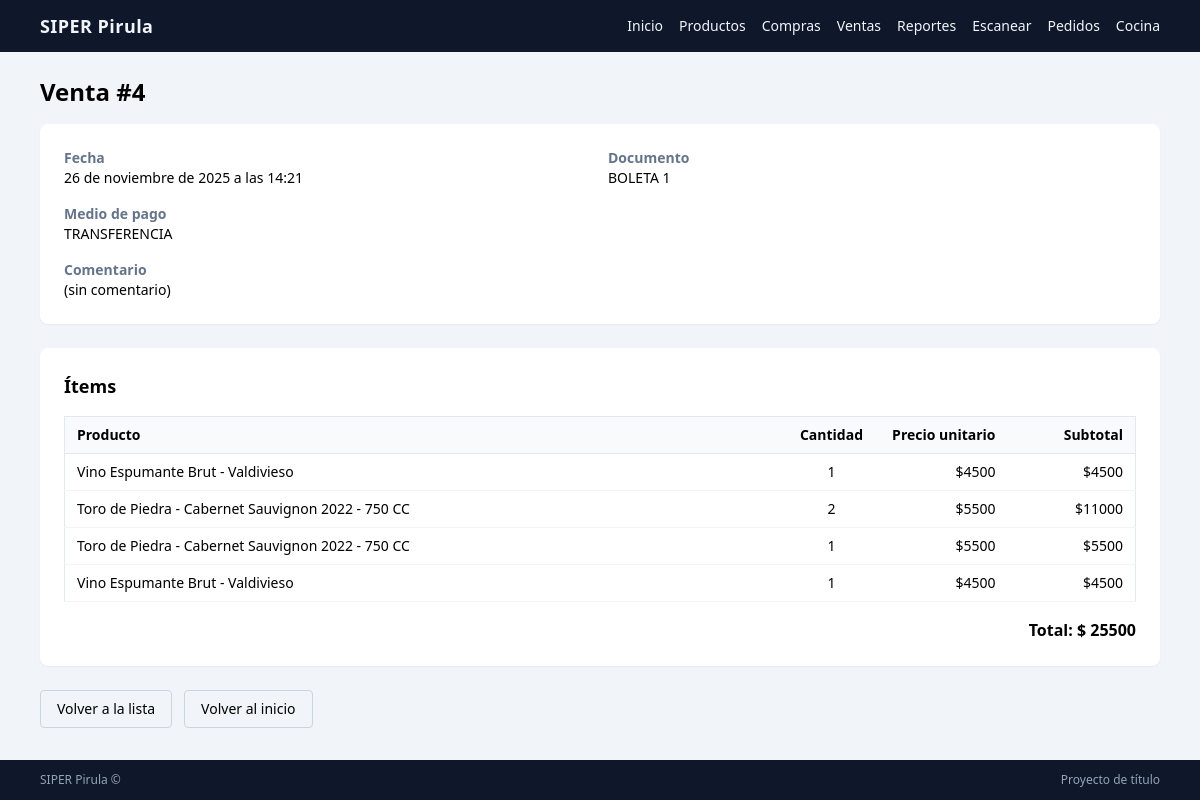
The page /ventas/4/ (signed in) on the database its author committed.
### ventas/models.py (models this page shows, shortened)
class Venta(models.Model):
    DOC_BOLETA = "BOLETA"
    DOC_FACTURA = "FACTURA"
    DOC_SIN_DOC = "SIN_DOC"
    DOC_TIPO_CHOICES = [
        (DOC_BOLETA, "Boleta"),
        (DOC_FACTURA, "Factura"),
        (DOC_SIN_DOC, "Sin documento"),
    ]
    MED_EFECTIVO = "EFECTIVO"
    MED_DEBITO = "DEBITO"
    MED_CREDITO = "CREDITO"
    MED_TRANSFERENCIA = "TRANSFERENCIA"
    MEDIO_PAGO_CHOICES = [
        (MED_EFECTIVO, "Efectivo"),
        (MED_DEBITO, "Tarjeta débito"),
        (MED_CREDITO, "Tarjeta crédito"),
        (MED_TRANSFERENCIA, "Transferencia"),
    ]
    EST_ABIERTA = "ABIERTA"
    EST_CERRADA = "CERRADA"
    EST_ANULADA = "ANULADA"
    ESTADO_CHOICES = [
        (EST_ABIERTA, "Abierta"),
        (EST_CERRADA, "Cerrada"),
        (EST_ANULADA, "Anulada"),
    ]
    negocio = models.ForeignKey(Negocio, on_delete=models.PROTECT)
    fecha = models.DateTimeField(auto_now_add=True)
    doc_tipo = models.CharField(
        max_length=10,
        choices=DOC_TIPO_CHOICES,
        default=DOC_BOLETA,
    )
    doc_num = models.CharField(
        "Número documento",
        max_length=20,
        blank=True,
        null=True,
    )
    medio_pago = models.CharField(
        max_length=15,
        choices=MEDIO_PAGO_CHOICES,
        default=MED_EFECTIVO,
    )
    comentario = models.CharField(max_length=200, blank=True, null=True)
    estado = models.CharField(
        max_length=10,
        choices=ESTADO_CHOICES,
        default=EST_CERRADA,  # o ABIERTA, según flujo
    )
    class Meta:
        db_table = "venta"
        ordering = ["-fecha"]
    @property
    def total(self):
        return sum(item.subtotal for item in self.items.all())

class VentaItem(models.Model):
    venta = models.ForeignKey(
        Venta,
        related_name="items",
        on_delete=models.CASCADE,
    )
    producto = models.ForeignKey(
        Producto,
        on_delete=models.PROTECT,
    )
    cantidad = models.PositiveIntegerField()
    precio_unit = models.PositiveIntegerField(
        help_text="Precio de venta en pesos chilenos"
    )
    descuento_pct = models.DecimalField(
        max_digits=5,
        decimal_places=2,
        default=0,
        help_text="Descuento porcentual sobre este ítem (0–100)",
    )
    class Meta:
        db_table = "venta_item"
    @property
    def subtotal_bruto(self):
        return self.cantidad * self.precio_unit
    @property
    def subtotal(self):
        bruto = self.subtotal_bruto
        if self.descuento_pct:
            return int(bruto * (1 - float(self.descuento_pct) / 100))
        return bruto

### inventario/models.py (models this page shows, shortened)
class Producto(models.Model):
    negocio = models.ForeignKey(Negocio, on_delete=models.PROTECT)
    sku = models.CharField(max_length=40, blank=True, null=True)
    ean = models.CharField("Código de barras", max_length=40, unique=True)
    nombre = models.CharField(max_length=120)
    categoria = models.ForeignKey(Categoria, on_delete=models.PROTECT)
    precio = models.PositiveIntegerField(default=0, help_text="Precio de venta en pesos chilenos")
    costo = models.PositiveIntegerField(default=0, help_text="Costo en pesos chilenos")
    stock_min = models.IntegerField(default=0)
    ubicacion = models.CharField(max_length=60, blank=True, null=True)
    activo = models.BooleanField(default=True)
    imagen = models.ImageField(
        upload_to="productos/",
        blank=True,
        null=True,
    )
    class Meta:
        db_table = "producto"

### ventas/views.py (the view)
# urls.py: path("<int:pk>/", VentaDetalleView.as_view(), name="venta_detalle"),
class VentaDetalleView(LoginRequiredMixin, DetailView):
    model = Venta
    template_name = "ventas/venta_detalle.html"
    context_object_name = "venta"
    def get_queryset(self):
        negocio = self.request.user.perfilusuario.negocio
        return Venta.objects.filter(negocio=negocio)

### templates/ventas/venta_detalle.html (shortened to what this page needs)
{% extends "../core/base.html" %}
{% block content %}
<h1 class="text-2xl font-bold mb-4">
    Venta #{{ venta.id }}
</h1>
<section class="bg-white rounded-lg shadow-sm p-6 mb-6 text-sm">
    <div class="grid grid-cols-1 md:grid-cols-2 gap-4">
        <div>
            <p class="text-slate-500 font-semibold">Fecha</p>
            <p>{{ venta.fecha }}</p>
        </div>
        <div>
            <p class="text-slate-500 font-semibold">Documento</p>
            <p>{{ venta.doc_tipo }} {{ venta.doc_num }}</p>
        </div>
        <div>
            <p class="text-slate-500 font-semibold">Medio de pago</p>
            <p>{{ venta.medio_pago }}</p>
        </div>
        <div class="md:col-span-2">
            <p class="text-slate-500 font-semibold">Comentario</p>
            <p>{{ venta.comentario|default:"(sin comentario)" }}</p>
        </div>
    </div>
</section>
<section class="bg-white rounded-lg shadow-sm p-6">
    <h2 class="text-lg font-semibold mb-4">Ítems</h2>
    {% if venta.items.all %}
        <div class="overflow-x-auto">
            <table class="min-w-full text-sm border border-slate-200">
                <thead class="bg-slate-50 border-b border-slate-200">
                    <tr>
                        <th class="px-3 py-2 text-left">Producto</th>
                        <th class="px-3 py-2 text-center w-24">Cantidad</th>
                        <th class="px-3 py-2 text-right w-32">Precio unitario</th>
                        <th class="px-3 py-2 text-right w-32">Subtotal</th>
                    </tr>
                </thead>
                <tbody>
                    {% for item in venta.items.all %}
                        <tr class="border-b border-slate-100">
                            <td class="px-3 py-2">
                                {{ item.producto.nombre }}
                            </td>
                            <td class="px-3 py-2 text-center">
                                {{ item.cantidad }}
                            </td>
                            <td class="px-3 py-2 text-right">
                                ${{ item.precio_unit }}
                            </td>
                            <td class="px-3 py-2 text-right">
                                ${{ item.subtotal }}
                            </td>
                        </tr>
                    {% endfor %}
                </tbody>
            </table>
        </div>
        <p class="mt-4 text-right text-base">
            <span class="font-semibold">Total:</span>
            <span class="font-bold">$ {{ venta.total }}</span>
        </p>
    {% else %}
        <p class="text-sm text-slate-500">No hay ítems en esta venta.</p>
    {% endif %}
</section>
<div class="mt-6 flex flex-wrap gap-3">
    <a href="{% url 'ventas:venta_lista' %}"
       class="px-4 py-2 rounded border border-slate-300 text-sm hover:bg-slate-50">
        Volver a la lista
    </a>
    <a href="{% url 'core:dashboard' %}"
       class="px-4 py-2 rounded border border-slate-300 text-sm hover:bg-slate-50">
        Volver al inicio
    </a>
</div>
{% endblock %}

### rows shown on the page
Venta: id "4", fecha "26 de noviembre de 2025 a las 14:21", doc_tipo "BOLETA", doc_num "1", medio_pago "TRANSFERENCIA", comentario "(sin comentario)", total "25500"
VentaItem: producto.nombre "Vino Espumante Brut - Valdivieso", cantidad "1", precio_unit "4500", subtotal "4500"
VentaItem: producto.nombre "Toro de Piedra - Cabernet Sauvignon 2022 - 750 CC", cantidad "2", precio_unit "5500", subtotal "11000"
VentaItem: producto.nombre "Toro de Piedra - Cabernet Sauvignon 2022 - 750 CC", cantidad "1", precio_unit "5500", subtotal "5500"
VentaItem: producto.nombre "Vino Espumante Brut - Valdivieso", cantidad "1", precio_unit "4500", subtotal "4500"
